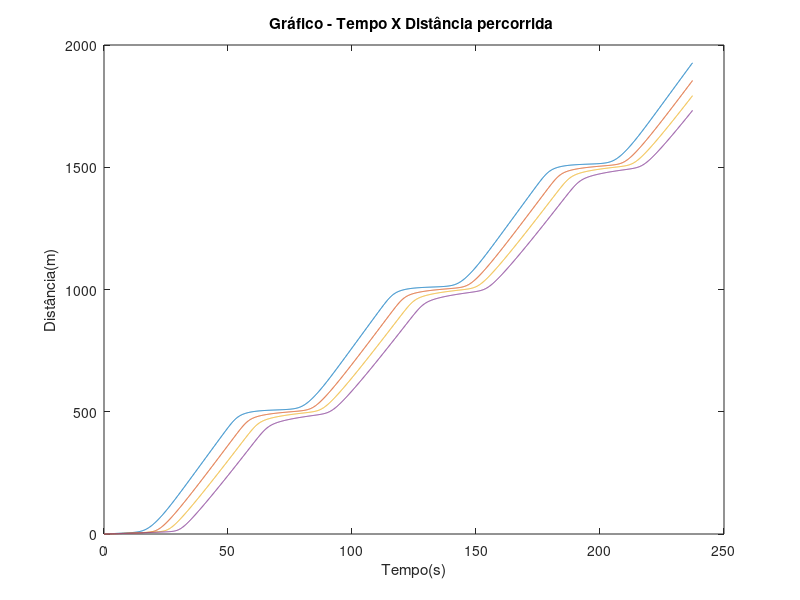
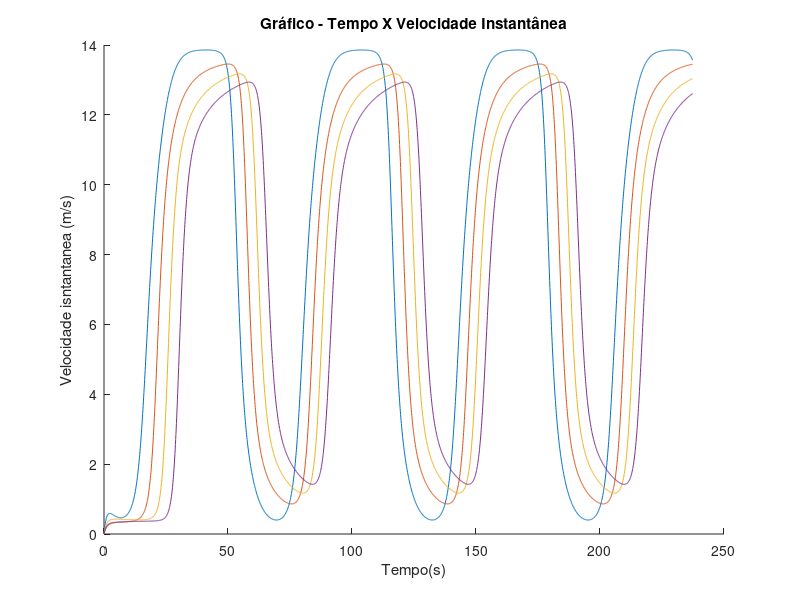

Write MATLAB code to recreate these figures, in order.
clc
clear all
#O primeiro passo é resolver o sistema de EDO's pelo método de Runge Kutta de 4 Ordem

h = 0.1; #passo de 0.1
dif1 = 14; #distância inicial até o carro à frente do analisado
dif2 = 4; 
dif3 = 8;
dif4 = 5;
a = 1;
v_max = (50/3.6);#velocidade max permitida
s = 42;#Distância de segurança
iter = 0;#Calcula o número e iterações

batida = [0,0,0,0]#flag para indicar uma batida
aux1 = 0;#variavel auxiliar para encontrar a primeira batida

v_max1 = 0;
v_max2 = 0;#Variáveis para guardar a velocidade máxima de cada carro
v_max3 = 0;
v_max4 = 0;

#-------------------------------LOOP DE ITERAÇÕES-----------------------------------------
x01 = 0;
z01 = 0;
p01 = -14;

x02 = 0;
z02 = 0;
p02 = -18;

x03 = 0;
z03 = 0;
p03 = -26;

x04 = 0;
z04 = 0;
p04 = -31;

while p04 < 1700

  iter = iter + 1;

  #Calculando para o primeiro carro: x(0) = -14 // v(0) = 0
  v = (v_max/2)*(tanh((dif1 - s)/20) + tanh(4));#Calcula V(Delta X)

  #Agora podemos calcular K1,k2,k3,k4:

  z = z01;
  p = x01;
  k1 = [a*(v - z) ; z]; #(Z,P)

  x = x01 + h/2;
  z = z01 + k1(1,1)*h/2;
  p = p01 + k1(2,1)*h/2;
  k2 = [a*(v - z) ; z];

  x = x01 + h/2;
  z = z01 + k2(1,1)*h/2;
  p = p01 + k2(2,1)*h/2;
  k3 = [a*(v - z) ; z];

  x = x01 + h;
  z = z01 + k3(1,1)*h;
  p = p01 + k3(2,1)*h;
  k4 = [a*(v - z) ; z];

  #Calculando a Velocidade e posição no momento seguinte x(i+1) do carro 1
  disp("\n");
  z_edo1 = z01+ (h/6)*(k1(1,1)+2*k2(1,1)+ 2*k3(1,1) + k4(1,1)) #Z_edo = Velocidade do carro no momento seguinte
  p_edo1 = p01 + (h/6)*(k1(2,1)+2*k2(2,1)+ 2*k3(2,1) + k4(2,1)) #P_edo = Posição do carro no momento seguinte

  x01 = x01 + h;
  p01 = p_edo1;
  z01 = z_edo1;

  ##################################################################################

  #Calculando para o segundo carro: x(0) = -18 // v(0) = 0
  v = (v_max/2)*(tanh((dif2 - s)/20) + tanh(4));#Calcula V(Delta X)

  #Agora podemos calcular K1,k2,k3,k4:

  z = z02;
  p = x02;
  k1 = [a*(v - z) ; z]; #(Z,P)

  x = x02 + h/2;
  z = z02 + k1(1,1)*h/2;
  p = p02 + k1(2,1)*h/2;
  k2 = [a*(v - z) ; z];

  x = x02 + h/2;
  z = z02 + k2(1,1)*h/2;
  p = p02 + k2(2,1)*h/2;
  k3 = [a*(v - z) ; z];

  x = x02 + h;
  z = z02 + k3(1,1)*h;
  p = p02 + k3(2,1)*h;
  k4 = [a*(v - z) ; z];

  #Calculando a Velocidade e posição no momento seguinte x(i+1) do carro 2
  disp("\n");
  z_edo2 = z02 + (h/6)*(k1(1,1)+2*k2(1,1)+ 2*k3(1,1) + k4(1,1)) #Z_edo = Velocidade do carro no momento seguinte
  p_edo2 = p02 + (h/6)*(k1(2,1)+2*k2(2,1)+ 2*k3(2,1) + k4(2,1)) #P_edo = Posição do carro no momento seguinte

  x02 = x02 + h;
  p02 = p_edo2;
  z02 = z_edo2;

  ##################################################################################

  #Calculando para o terceiro carro: x(0) = -18 // v(0) = 0
  v = (v_max/2)*(tanh((dif3 - s)/20) + tanh(4));#Calcula V(Delta X)

  #Agora podemos calcular K1,k2,k3,k4:

  z = z03;
  p = x03;
  k1 = [a*(v - z) ; z]; #(Z,P)

  x = x03 + h/2;
  z = z03 + k1(1,1)*h/2;
  p = p03 + k1(2,1)*h/2;
  k2 = [a*(v - z) ; z];

  x = x03 + h/2;
  z = z03 + k2(1,1)*h/2;
  p = p03 + k2(2,1)*h/2;
  k3 = [a*(v - z) ; z];

  x = x03 + h;
  z = z03 + k3(1,1)*h;
  p = p03 + k3(2,1)*h;
  k4 = [a*(v - z) ; z];

  #Calculando a Velocidade e posição no momento seguinte x(i+1) do carro 3
  disp("\n");
  z_edo3 = z03 + (h/6)*(k1(1,1)+2*k2(1,1)+ 2*k3(1,1) + k4(1,1)) #Z_edo = Velocidade do carro no momento seguinte
  p_edo3 = p03 + (h/6)*(k1(2,1)+2*k2(2,1)+ 2*k3(2,1) + k4(2,1)) #P_edo = Posição do carro no momento seguinte

  x03 = x03 + h;
  p03 = p_edo3;
  z03 = z_edo3;

  ##################################################################################

  #Calculando para o quarto carro: x(0) = -18 // v(0) = 0
  v = (v_max/2)*(tanh((dif4 - s)/20) + tanh(4));#Calcula V(Delta X)

  #Agora podemos calcular K1,k2,k3,k4:

  z = z04;
  p = x04;
  k1 = [a*(v - z) ; z]; #(Z,P)

  x = x04 + h/2;
  z = z04 + k1(1,1)*h/2;
  p = p04 + k1(2,1)*h/2;
  k2 = [a*(v - z) ; z];

  x = x04 + h/2;
  z = z04 + k2(1,1)*h/2;
  p = p04 + k2(2,1)*h/2;
  k3 = [a*(v - z) ; z];

  x = x04 + h;
  z = z04 + k3(1,1)*h;
  p = p04 + k3(2,1)*h;
  k4 = [a*(v - z) ; z];

  #Calculando a Velocidade e posição no momento seguinte x(i+1) do carro 4
  disp("\n");
  z_edo4 = z04 + (h/6)*(k1(1,1)+2*k2(1,1)+ 2*k3(1,1) + k4(1,1)) #Z_edo = Velocidade do carro no momento seguinte
  p_edo4 = p04 + (h/6)*(k1(2,1)+2*k2(2,1)+ 2*k3(2,1) + k4(2,1)) #P_edo = Posição do carro no momento seguinte

  #Calculando a posição do onibus:
  t = iter * h;#Calcula o tempo decorrido
  disp("\n");
  onibus = 8*t - 90*sin(0.1*t)

  #Atualizando os parâmetros difs:
  dif1 = onibus - p_edo1;
  dif2 = p_edo1 - p_edo2; 
  dif3 = p_edo2 - p_edo3;
  dif4 = p_edo3 - p_edo4;

  #Verificando se acontece algum acidente:
  if ((dif1 <= 0) && (aux1 == 0))
      aux1 = 1
      batida(1,1) = 1#indica q ocorreu a primeira batida
      tempo = iter*h#indica quando ocorreu a primeira batida
      aux = dif1#indica o valor de dif1
  endif

  if (dif2 <= 0)
    batida(1,2) = 1
  endif

  if (dif3 <= 0)
    batida(1,3) = 1
  endif

  if (dif4 <= 0)
    batida(1,4) = 1
  endif

  x04 = x04 + h;
  p04 = p_edo4;
  z04 = z_edo4;
  
  #Verificando a velocidade média de cada carro:
  
  if(z01 > v_max1) 
    v_max1 = z01;
  endif
  
  if(z02 > v_max2) 
    v_max2 = z02;
  endif
  
  if(z03 > v_max3) 
    v_max3 = z03;
  endif
  
  if(z04 > v_max4) 
    v_max4 = z04;
  endif

  
 #Armazenado as distancia percorridas por cada carro em vetores

G1(iter+1)= p01+14;
G2(iter+1)= p02+18;
G3(iter+1)= p03+26;
G4(iter+1)= p04+31;

#Armazenado as vlocidades instantaneas por cada carro em vetores

H1(iter+1)= z01;
H2(iter+1)= z02;
H3(iter+1)= z03;
H4(iter+1)= z04;
endwhile

disp("\nTempo decorrido = ")
iter * h

batida
#tempo
#aux

disp("\n");
v_max1
v_max2
v_max3
v_max4

#Calculando as velocidades médias:
disp("\n");
v_m1 = ((p01 + 14) / (iter*h))*3.6
v_m2 = ((p02 + 18) / (iter*h))*3.6
v_m3 = ((p03 + 26) / (iter*h))*3.6
v_m4 = ((p04 + 31) / (iter*h))*3.6

#Gráfico tempo X distancia percorrida 

t=0:0.1:237.3;
G1;
G2;
G3;
G4;
plot(t,G1,t,G2,t,G3,t,G4)
title("Gráfico - Tempo X Distância percorrida ")
xlabel("Tempo(s)")
ylabel("Distância(m)")
figure
hold on
#Gráfico tempo X velocidades instantaneas

H1;
H2;
H3;
H4;
plot(t,H1,t,H2,t,H3,t,H4)
title("Gráfico - Tempo X Velocidade Instantânea")
xlabel("Tempo(s)")
ylabel("Velocidade isntantanea (m/s)")


